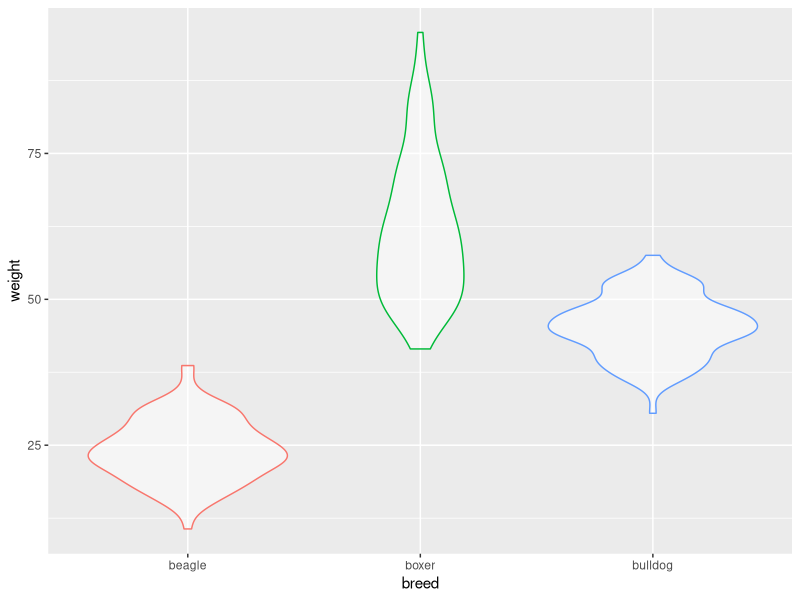
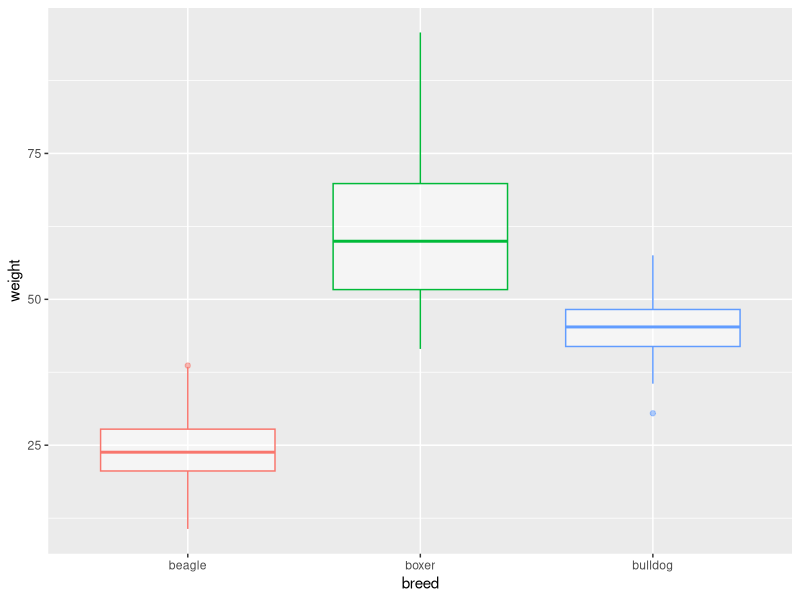
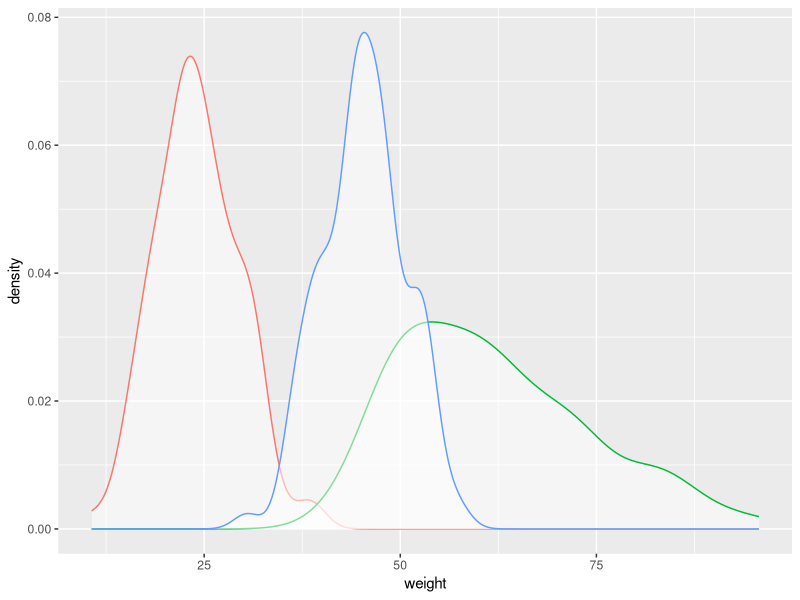
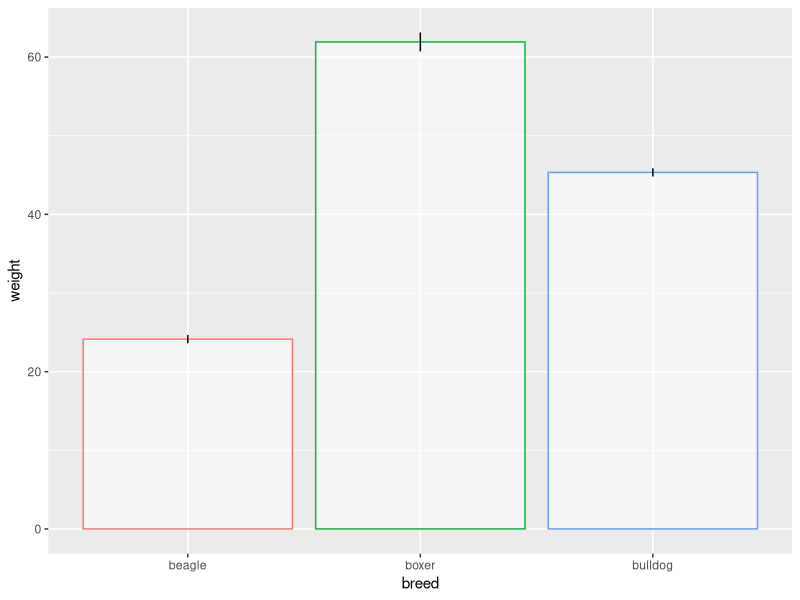
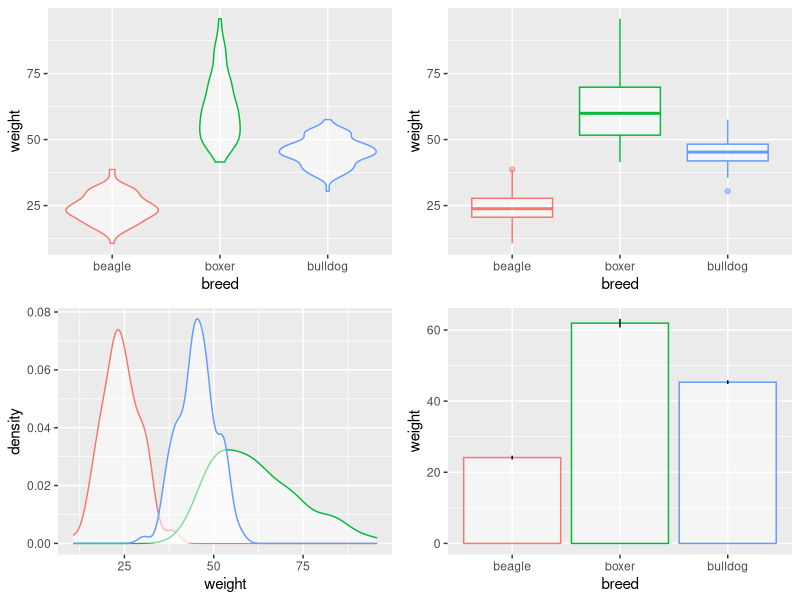
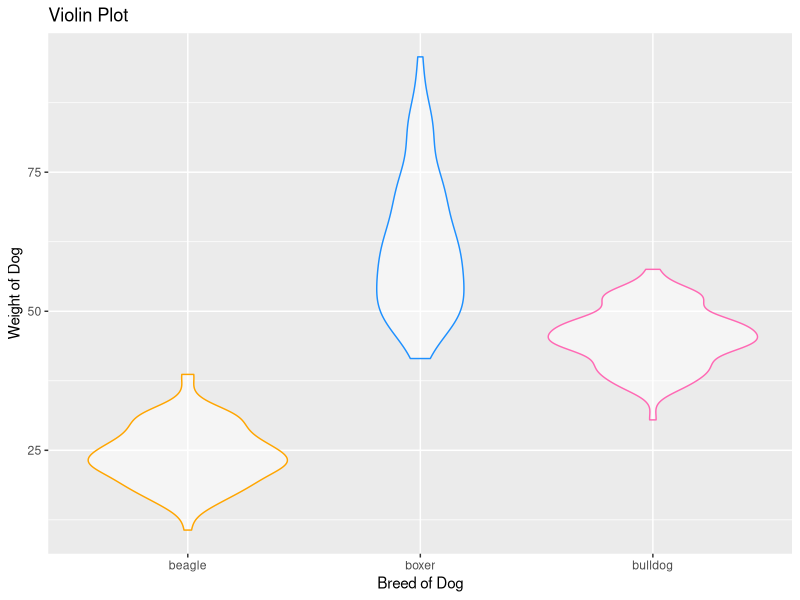
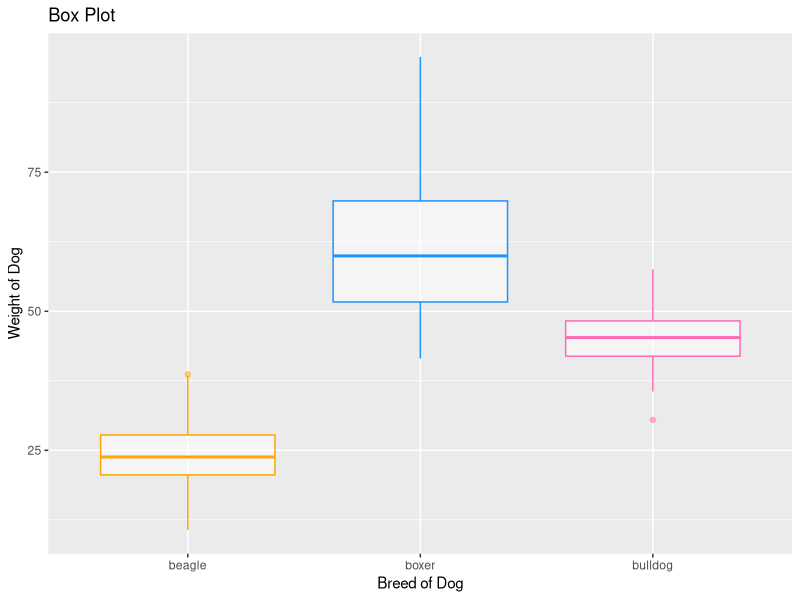
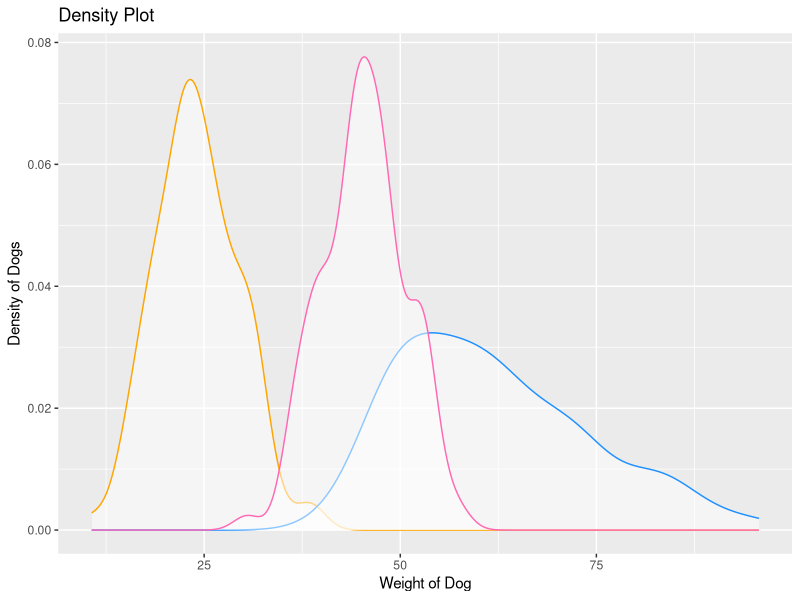

These figures' R source, in order: (Note: this script raises an error after producing the figures.)
## ---- chunk 1
# please do not alter this code chunk
knitr::opts_chunk$set(echo = FALSE, 
                      warning = FALSE,
                      message = FALSE, 
                      error = TRUE)
library(tidyverse)
library(cowplot)

# install the class package dataskills
# devtools::install_github("psyteachr/msc-data-skills)
# or download data from the website
# https://psyteachr.github.io/msc-data-skills/data/data.zip
## ---- chunk 2
# do not edit this chunk
# dog weights estimated from http://petobesityprevention.org/ideal-weight-ranges/

set.seed(0) # makes sure random numbers are reproducible

dogs <- tibble(
  breed = rep(c("beagle", "boxer", "bulldog"), each = 100),
  weight = c(
    rnorm(100, 24, 6),
    rnorm(100, 62.5, 12.5),
    rnorm(100, 45, 5)
  )
)

## ---- chunk 3
dog_violin <- ggplot(dogs, aes(breed, weight, colour = breed)) +
  geom_violin(fill = "white", alpha = .5, show.legend = FALSE)

dog_violin # prints the plot below
## ---- chunk 4
dog_boxplot <- ggplot(dogs, aes(breed, weight, colour = breed)) +
  geom_boxplot(fill = "white", alpha = .5, show.legend = FALSE)

dog_boxplot # prints the plot below
## ---- chunk 5
dog_density <- ggplot(dogs, aes(weight, colour = breed)) +
  geom_density(fill = "white", alpha = .5, show.legend = FALSE)

dog_density # prints the plot below
## ---- chunk 6
dog_column <- ggplot(dogs, aes(breed, weight, colour = breed)) +
  stat_summary(geom = "col", fill = "white", alpha = .5) +
  stat_summary(geom = "errorbar", width = 0, colour = "black") +
  theme(legend.position = "none")

dog_column # prints the plot below
## ---- chunk 7
dog_grid <- plot_grid(dog_violin, 
                      dog_boxplot, 
                      dog_density, 
                      dog_column)

dog_grid # prints the plot below
## ---- chunk 8
# Hint: you can add changes to an existing plot, e.g.:
# dog_density + xlim(0, 100)

colours <- scale_colour_manual(values = c("orange", "dodgerblue", "hotpink"))
labs <- labs(x = "Breed of Dog", y = "Weight of Dog")

v <- dog_violin + colours + labs +
  ggtitle("Violin Plot")
ggsave("dog_violin.png")

b <- dog_boxplot + colours + labs +
  ggtitle("Box Plot")
ggsave("dog_boxplot.png")

d <- dog_density + colours +
  labs(title = "Density Plot",
       x = "Weight of Dog",
       y = "Density of Dogs")
ggsave("dog_density.png")

c <- dog_column + colours + labs +
  ggtitle("Column Plot")
ggsave("dog_column.png")

## ---- chunk 9
# do not change; displays the images saved above
knitr::include_graphics("dog_violin.png")
knitr::include_graphics("dog_boxplot.png")
knitr::include_graphics("dog_column.png")
knitr::include_graphics("dog_violin.png")
## ---- chunk 10
data("disgust_scores", package = "dataskills")

disgust_lineplot <- ggplot(disgust_scores, aes(moral, pathogen)) +
  geom_smooth(formula = y~x, method = lm)

disgust_lineplot # prints the plot below
## ---- chunk 11
data("disgust_cors", package = "dataskills")

disgust_heatmap <- ggplot(disgust_cors, aes(V1, V2, fill = r)) +
  geom_tile() +
  scale_fill_viridis_c() +
  theme(axis.text.x = element_text(angle = 45, hjust = 1))

disgust_heatmap # prints the plot below
## ---- chunk 12
disgust_density <- ggplot(disgust_scores, aes(pathogen, sexual)) +
  stat_density_2d(aes(fill = ..level..), geom = "polygon", n = 50)

disgust_density # prints the plot below
## ---- chunk 13
data("stroop", package = "dataskills")

word_by_ink <- ggplot(stroop, aes(rt, colour = ink, 
                      size = ink == word)) +
  geom_density(show.legend = FALSE) +
  facet_grid(word~ink, labeller = label_both) +
  # sets the colour palette to custom values
  scale_colour_manual(values = c("blue", "brown","green", "purple", "red")) +
  # you may have chosen different sizes for line thickness
  scale_size_manual(values = c(.5, 1.5))

word_by_ink # prints the plot below
## ---- chunk 14
# Hint: set up your 9 separate plots first

my_geom <- geom_smooth(formula = y~x, method = lm)

moral_sexual <- ggplot(disgust_scores, aes(moral, sexual, color)) +
  ggtitle("Moral vs Sexual") + my_geom + xlim(0, 6) + ylim(0, 6)

moral_pathogen <- ggplot(disgust_scores, aes(moral, pathogen)) +
  ggtitle("Moral vs Pathogen") + my_geom + xlim(0, 6) + ylim(0, 6)

pathogen_moral <- ggplot(disgust_scores, aes(pathogen, moral)) +
  ggtitle("Pathogen vs Moral") + my_geom + xlim(0, 6) + ylim(0, 6)

pathogen_sexual <- ggplot(disgust_scores, aes(pathogen, sexual)) +
  ggtitle("Pathogen vs Sexual") + my_geom + xlim(0, 6) + ylim(0, 6)

sexual_moral <- ggplot(disgust_scores, aes(sexual, moral)) +
  ggtitle("Sexual vs Moral") + my_geom + xlim(0, 6) + ylim(0, 6)

sexual_pathogen <- ggplot(disgust_scores, aes(sexual, pathogen)) +
  ggtitle("Sexual vs Pathogen") + my_geom + xlim(0, 6) + ylim(0, 6)

moral_moral <- ggplot(disgust_scores, aes(moral)) +
  geom_density() + ggtitle("Moral Disgust") + 
  xlim(0, 6) + ylim(0, 0.4)

sexual_sexual <- ggplot(disgust_scores, aes(sexual)) +
  geom_density() + ggtitle("Sexual Disgust") + 
  xlim(0, 6) + ylim(0, 0.4)

pathogen_pathogen <- ggplot(disgust_scores, aes(pathogen)) +
  geom_density() + ggtitle("Pathogen Disgust") + 
  xlim(0, 6) + ylim(0, 0.4)

disgust_grid <- plot_grid(
  moral_moral,    sexual_moral,    pathogen_moral, 
  moral_sexual,   sexual_sexual,   pathogen_sexual, 
  moral_pathogen, sexual_pathogen, pathogen_pathogen,
  labels = LETTERS[1:9]
)

disgust_grid # prints the plot below
